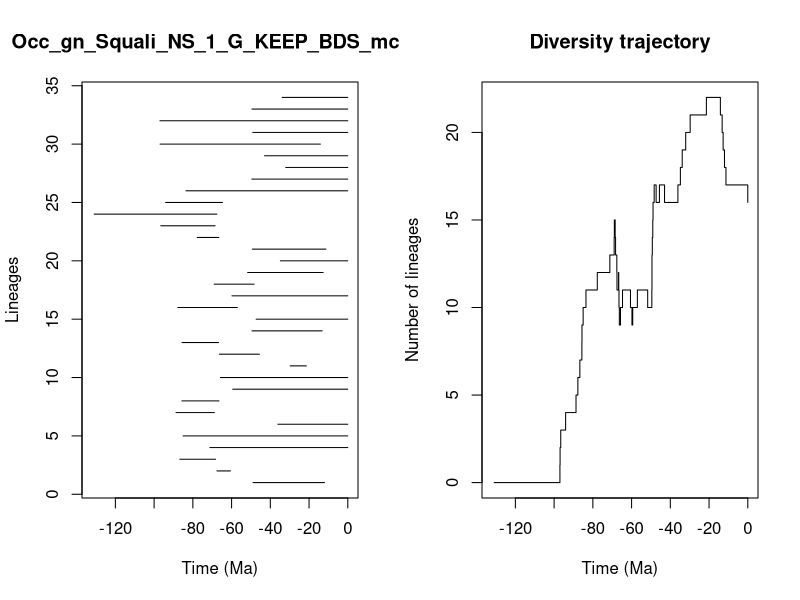

This figure's R source:


pdf(file='../Results/Genus_NS/5_MA_bins_EXT_EP_FT/pyrate_mcmc_logs/Occ_gn_Squali_NS_1_G_KEEP_BDS_mcmc_LTT.pdf',width=0.6*20, height=0.6*10)
title = "Occ_gn_Squali_NS_1_G_KEEP_BDS_mcmc"
ts=c(48.9193199049267, 67.54033035092272,86.72167156087063,71.2280888304545,85.01955928948693,36.08261931225644,88.69664037846884,85.66765864055364,59.40580153171368,65.72950370739873,29.752484861729712,66.32900173678867,85.61742797272773,49.4725039488451,47.32292883785706,87.7421773207125,59.80994868169652,68.99813602107628,51.68868553292387,34.800973239303744,49.302332347120455,77.71133433571642,96.58344573465891,130.96259970787386,94.06281473469227,83.55648577588242,49.54439338477857,32.05463670954106,42.9835270629116,96.9242266142052,49.05925261347223,97.00176958108561,49.47385480799284,33.85552136376583)
te=c(12.034910084620995, 60.56976731137048,68.2674331141133,0.0,0.0,0.0,68.89995345642937,66.50333838180099,0.0,0.0,21.374740404384454,45.62672987714173,66.72672198120644,13.230578218279291,0.0,57.01319994181483,0.0,48.33575869360609,12.726585599881279,0.0,11.264455645486171,66.62783587115038,68.47350469591763,67.61711613637152,64.6846481632346,0.0,0.0,0.0,0.0,14.147418957384538,0.0,0.0,0.0,0.0)
div_traj=c(0, 1,2,3,4,5,6,7,8,9,10,11,12,13,14,15,14,13,12,11,12,11,10,9,10,11,10,9,10,11,10,11,12,13,14,15,16,17,16,17,16,17,18,19,20,21,22,21,20,19,18,17,16)
time_events=c(130.96259970787386, 97.00176958108561,96.9242266142052,96.58344573465891,94.06281473469227,88.69664037846884,87.7421773207125,86.72167156087063,85.66765864055364,85.61742797272773,85.01955928948693,83.55648577588242,77.71133433571642,71.2280888304545,68.99813602107628,68.89995345642937,68.47350469591763,68.2674331141133,67.61711613637152,67.54033035092272,66.72672198120644,66.62783587115038,66.50333838180099,66.32900173678867,65.72950370739873,64.6846481632346,60.56976731137048,59.80994868169652,59.40580153171368,57.01319994181483,51.68868553292387,49.54439338477857,49.47385480799284,49.4725039488451,49.302332347120455,49.05925261347223,48.9193199049267,48.33575869360609,47.32292883785706,45.62672987714173,42.9835270629116,36.08261931225644,34.800973239303744,33.85552136376583,32.05463670954106,29.752484861729712,21.374740404384454,14.147418957384538,13.230578218279291,12.726585599881279,12.034910084620995,11.264455645486171,0.0)
                par(mfrow=c(1,2))
                L = length(ts)
                plot(ts, 1:L , xlim=c(-max(ts)-1,0), pch=20, type="n", main=title,xlab="Time (Ma)",ylab="Lineages")
                for (i in 1:L){segments(x0=-te[i],y0=i,x1=-ts[i],y1=i)}    
                t = -time_events
                plot(div_traj ~ t,type="s", main = "Diversity trajectory",xlab="Time (Ma)",ylab="Number of lineages",xlim=c(-max(ts)-1,0))
                abline(v=c(65,200,251,367,445),lty=2,col="gray")
                
